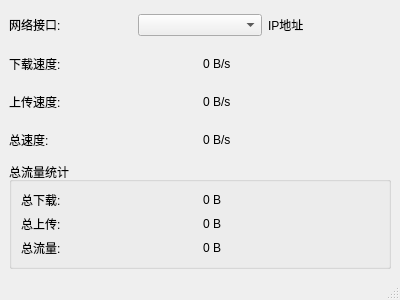
<?xml version="1.0" encoding="UTF-8"?>
<ui version="4.0">
 <class>MainWindow</class>
 <widget class="QMainWindow" name="MainWindow">
  <property name="geometry">
   <rect>
    <x>100</x>
    <y>100</y>
    <width>400</width>
    <height>300</height>
   </rect>
  </property>
  <property name="windowTitle">
   <string>网络速度监控</string>
  </property>
  <widget class="QWidget" name="centralwidget">
   <layout class="QVBoxLayout" name="verticalLayout">
    <item>
     <layout class="QHBoxLayout" name="horizontalLayout_4">
      <item>
       <widget class="QLabel" name="label_6">
        <property name="text">
         <string>网络接口:</string>
        </property>
       </widget>
      </item>
      <item>
       <widget class="QComboBox" name="interfaceComboBox"/>
      </item>
      <item>
       <widget class="QLabel" name="ipLabel">
        <property name="text">
         <string>IP地址</string>
        </property>
       </widget>
      </item>
     </layout>
    </item>
    <item>
     <layout class="QHBoxLayout" name="horizontalLayout">
      <item>
       <widget class="QLabel" name="label">
        <property name="text">
         <string>下载速度:</string>
        </property>
       </widget>
      </item>
      <item>
       <widget class="QLabel" name="downloadSpeedLabel">
        <property name="text">
         <string>0 B/s</string>
        </property>
       </widget>
      </item>
     </layout>
    </item>
    <item>
     <layout class="QHBoxLayout" name="horizontalLayout_2">
      <item>
       <widget class="QLabel" name="label_2">
        <property name="text">
         <string>上传速度:</string>
        </property>
       </widget>
      </item>
      <item>
       <widget class="QLabel" name="uploadSpeedLabel">
        <property name="text">
         <string>0 B/s</string>
        </property>
       </widget>
      </item>
     </layout>
    </item>
    <item>
     <layout class="QHBoxLayout" name="horizontalLayout_3">
      <item>
       <widget class="QLabel" name="label_3">
        <property name="text">
         <string>总速度:</string>
        </property>
       </widget>
      </item>
      <item>
       <widget class="QLabel" name="totalSpeedLabel">
        <property name="text">
         <string>0 B/s</string>
        </property>
       </widget>
      </item>
     </layout>
    </item>
    <item>
     <widget class="QGroupBox" name="groupBox">
      <property name="title">
       <string>总流量统计</string>
      </property>
      <layout class="QVBoxLayout" name="verticalLayout_2">
       <item>
        <layout class="QHBoxLayout" name="horizontalLayout_5">
         <item>
          <widget class="QLabel" name="label_4">
           <property name="text">
            <string>总下载:</string>
           </property>
          </widget>
         </item>
         <item>
          <widget class="QLabel" name="totalDownloadLabel">
           <property name="text">
            <string>0 B</string>
           </property>
          </widget>
         </item>
        </layout>
       </item>
       <item>
        <layout class="QHBoxLayout" name="horizontalLayout_6">
         <item>
          <widget class="QLabel" name="label_5">
           <property name="text">
            <string>总上传:</string>
           </property>
          </widget>
         </item>
         <item>
          <widget class="QLabel" name="totalUploadLabel">
           <property name="text">
            <string>0 B</string>
           </property>
          </widget>
         </item>
        </layout>
       </item>
       <item>
        <layout class="QHBoxLayout" name="horizontalLayout_7">
         <item>
          <widget class="QLabel" name="label_7">
           <property name="text">
            <string>总流量:</string>
           </property>
          </widget>
         </item>
         <item>
          <widget class="QLabel" name="totalDataLabel">
           <property name="text">
            <string>0 B</string>
           </property>
          </widget>
         </item>
        </layout>
       </item>
      </layout>
     </widget>
    </item>
   </layout>
  </widget>
  <widget class="QMenuBar" name="menubar">
   <property name="geometry">
    <rect>
     <x>0</x>
     <y>0</y>
     <width>400</width>
     <height>24</height>
    </rect>
   </property>
  </widget>
  <widget class="QStatusBar" name="statusbar"/>
 </widget>
 <resources/>
 <connections/>
</ui>
